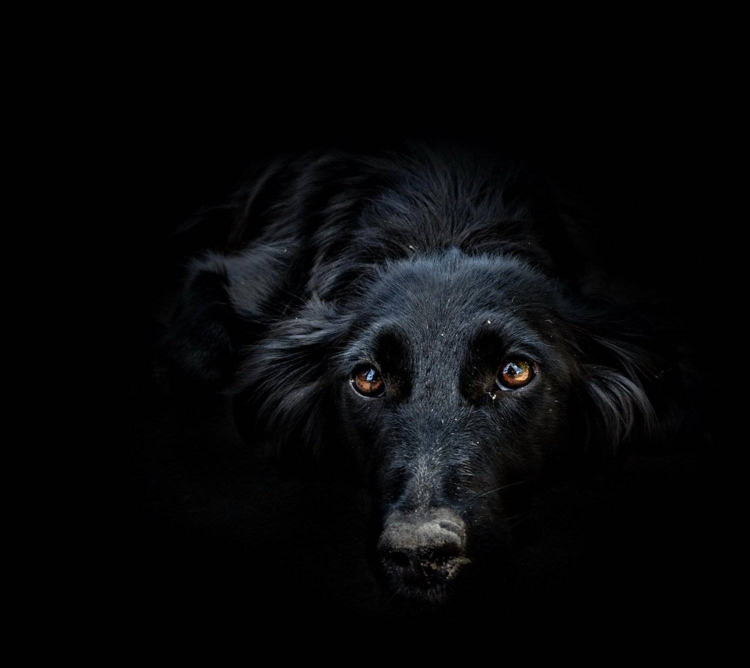
#> input picture module_11/practice/image-13.jpg, 1500 x 1336 px (shown at 1/2 size)
$ python practice_1.2.py
#> lines starting #> are read from the running program, lines starting #| are printed output that depends on the picture
# Практика. 1.2

from PIL import Image


def new_photo(name, divider):
#> called with name = 'image-13.jpg', divider = 2
    img = Image.open(name)
#> img is the input picture: PIL image 1500x1336 RGB; mean R, G, B 7.5, 8, 9.1
    w, h = img.size
#> w = 1500; h = 1336
    return img.resize((w // divider, h // divider))
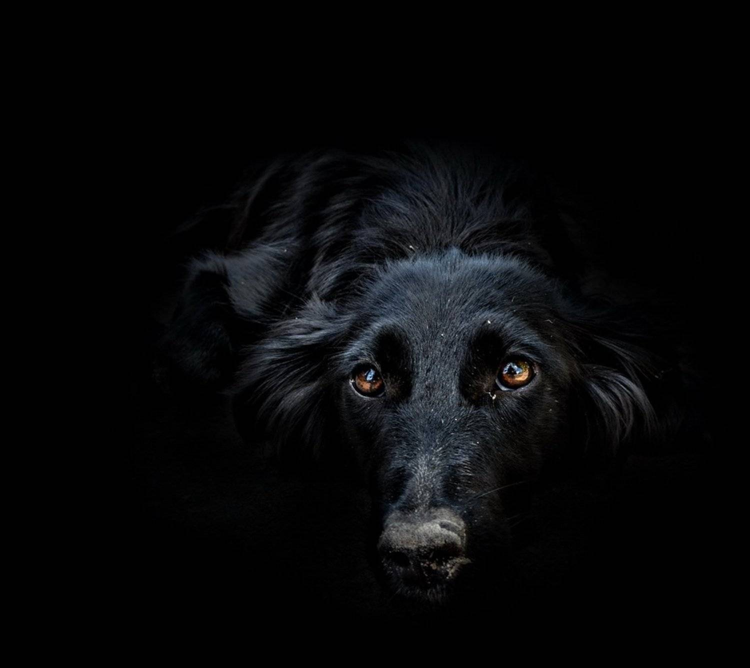
#> returned value: PIL image 750x668 RGB; mean R, G, B 7.5, 8, 9.1


im = new_photo('image-13.jpg', 2)
im_2 = new_photo('sun.png', 1)
#> call 2 of new_photo, with name = 'sun.png', divider = 1
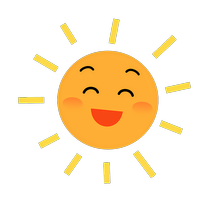
#> input picture module_11/practice/sun.png, 215 x 200 px
#> in new_photo, img is the input picture: PIL image 215x200 RGBA; mean R, G, B, A 55.3, 38.8, 11.8, 55.9
# im.show()
# im_2.show()

im.paste(im_2, (40, 100), im_2)
im.show()
